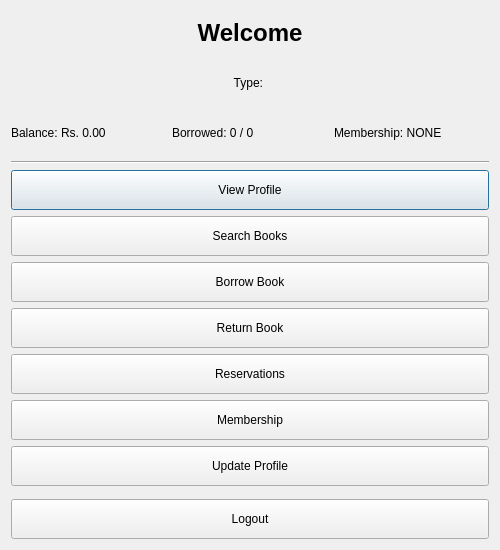
<?xml version="1.0" encoding="UTF-8"?>
<ui version="4.0">
 <class>UserDashboard</class>
 <widget class="QDialog" name="UserDashboard">
  <property name="geometry">
   <rect>
    <x>0</x>
    <y>0</y>
    <width>500</width>
    <height>550</height>
   </rect>
  </property>
  <property name="windowTitle">
   <string>User Dashboard</string>
  </property>
  <layout class="QVBoxLayout" name="verticalLayout">
   <item>
    <widget class="QLabel" name="lblWelcome">
     <property name="font">
      <font>
       <pointsize>18</pointsize>
       <bold>true</bold>
      </font>
     </property>
     <property name="text">
      <string>Welcome</string>
     </property>
     <property name="alignment">
      <set>Qt::AlignCenter</set>
     </property>
    </widget>
   </item>
   <item>
    <widget class="QLabel" name="lblUserType">
     <property name="text">
      <string>Type: </string>
     </property>
     <property name="alignment">
      <set>Qt::AlignCenter</set>
     </property>
    </widget>
   </item>
   <item>
    <layout class="QHBoxLayout" name="infoLayout">
     <item>
      <widget class="QLabel" name="lblBalance">
       <property name="text">
        <string>Balance: Rs. 0.00</string>
       </property>
      </widget>
     </item>
     <item>
      <widget class="QLabel" name="lblBorrowed">
       <property name="text">
        <string>Borrowed: 0 / 0</string>
       </property>
      </widget>
     </item>
     <item>
      <widget class="QLabel" name="lblMembership">
       <property name="text">
        <string>Membership: NONE</string>
       </property>
      </widget>
     </item>
    </layout>
   </item>
   <item>
    <widget class="Line" name="line">
     <property name="orientation">
      <enum>Qt::Horizontal</enum>
     </property>
    </widget>
   </item>
   <item>
    <widget class="QPushButton" name="btnViewProfile">
     <property name="text">
      <string>View Profile</string>
     </property>
     <property name="minimumSize">
      <size>
       <width>0</width>
       <height>40</height>
      </size>
     </property>
    </widget>
   </item>
   <item>
    <widget class="QPushButton" name="btnSearchBooks">
     <property name="text">
      <string>Search Books</string>
     </property>
     <property name="minimumSize">
      <size>
       <width>0</width>
       <height>40</height>
      </size>
     </property>
    </widget>
   </item>
   <item>
    <widget class="QPushButton" name="btnBorrowBook">
     <property name="text">
      <string>Borrow Book</string>
     </property>
     <property name="minimumSize">
      <size>
       <width>0</width>
       <height>40</height>
      </size>
     </property>
    </widget>
   </item>
   <item>
    <widget class="QPushButton" name="btnReturnBook">
     <property name="text">
      <string>Return Book</string>
     </property>
     <property name="minimumSize">
      <size>
       <width>0</width>
       <height>40</height>
      </size>
     </property>
    </widget>
   </item>
   <item>
    <widget class="QPushButton" name="btnReservations">
     <property name="text">
      <string>Reservations</string>
     </property>
     <property name="minimumSize">
      <size>
       <width>0</width>
       <height>40</height>
      </size>
     </property>
    </widget>
   </item>
   <item>
    <widget class="QPushButton" name="btnMembership">
     <property name="text">
      <string>Membership</string>
     </property>
     <property name="minimumSize">
      <size>
       <width>0</width>
       <height>40</height>
      </size>
     </property>
    </widget>
   </item>
   <item>
    <widget class="QPushButton" name="btnUpdateProfile">
     <property name="text">
      <string>Update Profile</string>
     </property>
     <property name="minimumSize">
      <size>
       <width>0</width>
       <height>40</height>
      </size>
     </property>
    </widget>
   </item>
   <item>
    <spacer name="verticalSpacer">
     <property name="orientation">
      <enum>Qt::Vertical</enum>
     </property>
    </spacer>
   </item>
   <item>
    <widget class="QPushButton" name="btnLogout">
     <property name="text">
      <string>Logout</string>
     </property>
     <property name="minimumSize">
      <size>
       <width>0</width>
       <height>40</height>
      </size>
     </property>
    </widget>
   </item>
  </layout>
 </widget>
 <resources/>
 <connections/>
</ui>
